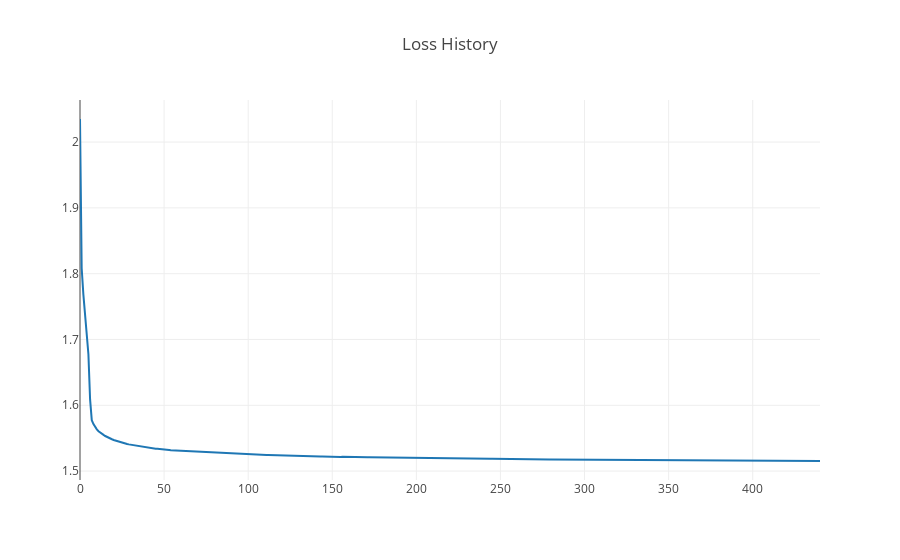

The cell this chart's notebook holds for it:
### Code cell
plotly.offline.iplot({
    'data': [
        go.Scatter(
            y=loss_history
        )
    ],
    'layout': go.Layout(title='Loss History')
})

### Figure 1 — Plotly figure (JSON) as saved in the notebook; plotly's stock layout.template omitted (floating-point values rounded to 4 significant figures; data arrays with more than 128 entries replaced by an {"elided": "..."} marker saying what was removed)
{"data": [{"type": "scatter", "y": {"elided": "441 float values"}}], "layout": {"title": "Loss History"}}
